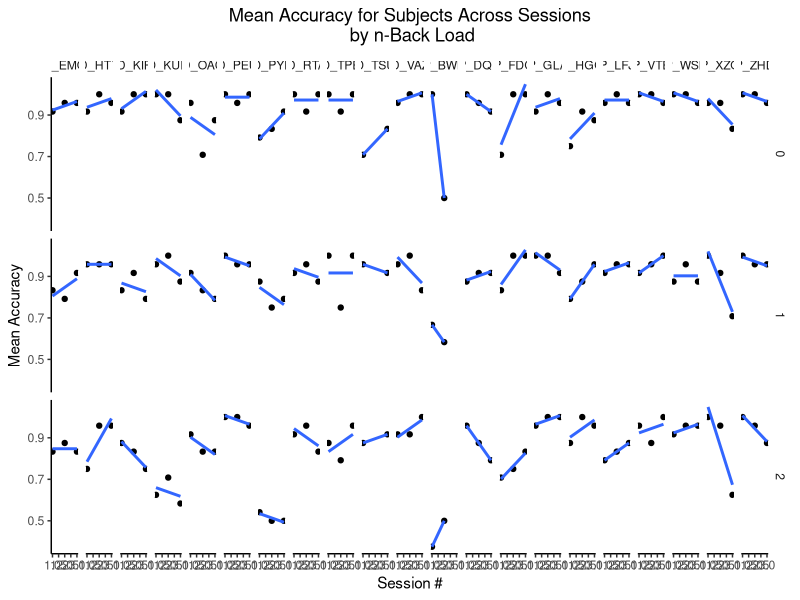
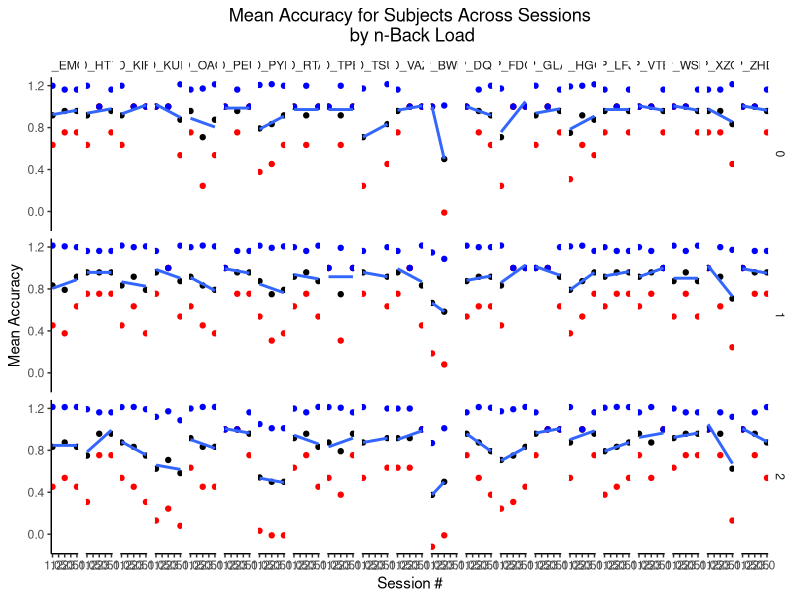

Write the R code that produced these figures, in order.
library(dplyr)
library(ggplot2)

nBack_exp = read.csv(file = 'n-back_exp_results.csv')

nBack_exp$n_back <- as.factor(nBack_exp$n_back)
nBack_exp$trialN <- as.factor(nBack_exp$trialN)
nBack_exp$counterbalance <- as.factor(nBack_exp$counterbalance)
nBack_exp$sessionNum <- as.numeric(nBack_exp$sessionNum)
nBack_exp$timepoint <- as.factor(nBack_exp$timepoint)
nBack_exp$stim_site <- as.factor(nBack_exp$stim_site)


#changing reference level of timepoint to pre to make interpretation of models easier
nBack_exp$timepoint <- relevel(nBack_exp$timepoint, ref = 'pre')
nBack_exp$stim_site <-relevel(nBack_exp$stim_site, ref = 'vertex')
#keeping only ``n-back`` trials for analysis
nBack_exp_filter <- nBack_exp %>% filter(trialType == 1)


nBack_exp_filterPre <- nBack_exp_filter %>% filter(timepoint == 'pre') %>% group_by(subject, n_back, sessionNum) %>% summarize(meanAcc = mean(correct), stdAcc = sd(correct))

ggplot(nBack_exp_filterPre, aes(sessionNum, meanAcc)) +
  geom_point() + 
  geom_smooth(method = 'lm', se = FALSE) +
  theme_classic() +
  xlab(label = 'Session #') + 
  ylab(label = 'Mean Accuracy') +
  labs(title = 'Mean Accuracy for Subjects Across Sessions\n by n-Back Load') +
  theme(plot.title = element_text(hjust = .5), plot.subtitle = element_text(hjust = .5),
        strip.background = element_blank()) +
  facet_grid(n_back ~ subject)


ggplot(nBack_exp_filterPre, aes(sessionNum, meanAcc)) +
  geom_point() +
  geom_point(aes(x = sessionNum, y = meanAcc - stdAcc), color = 'red') +
  geom_point(aes(x = sessionNum, y = meanAcc + stdAcc), color = 'blue') +
  geom_smooth(method = 'lm', se = FALSE) +
  theme_classic() +
  xlab(label = 'Session #') + 
  ylab(label = 'Mean Accuracy') +
  labs(title = 'Mean Accuracy for Subjects Across Sessions\n by n-Back Load') +
  theme(plot.title = element_text(hjust = .5), plot.subtitle = element_text(hjust = .5),
        strip.background = element_blank()) +
  facet_grid(n_back ~ subject)